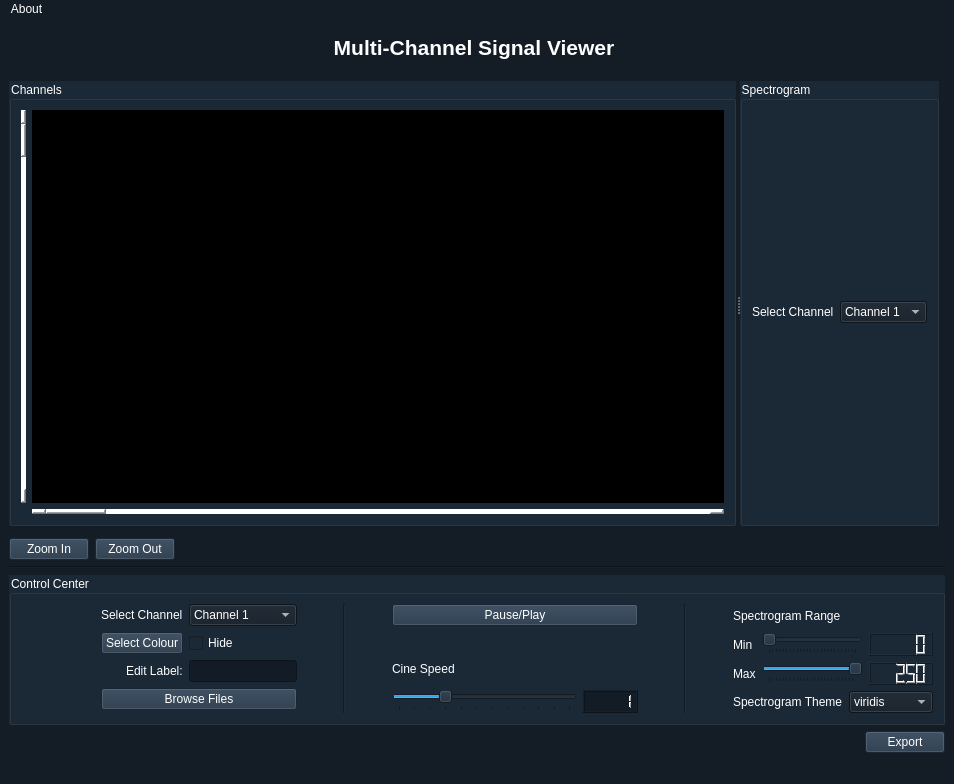
<?xml version="1.0" encoding="UTF-8"?>
<ui version="4.0">
 <class>MainWindow</class>
 <widget class="QMainWindow" name="MainWindow">
  <property name="geometry">
   <rect>
    <x>0</x>
    <y>0</y>
    <width>954</width>
    <height>784</height>
   </rect>
  </property>
  <property name="windowTitle">
   <string>MainWindow</string>
  </property>
  <property name="styleSheet">
   <string notr="true">background-color: rgb(66, 66, 66);
color: rgb(255, 255, 255);
background-color: rgb(20, 29, 38);</string>
  </property>
  <widget class="QWidget" name="centralwidget">
   <layout class="QGridLayout" name="gridLayout_7">
    <item row="0" column="0">
     <widget class="QLabel" name="label">
      <property name="minimumSize">
       <size>
        <width>0</width>
        <height>30</height>
       </size>
      </property>
      <property name="maximumSize">
       <size>
        <width>16777215</width>
        <height>19</height>
       </size>
      </property>
      <property name="text">
       <string>&lt;html&gt;&lt;head/&gt;&lt;body&gt;&lt;p align=&quot;center&quot;&gt;&lt;span style=&quot; font-size:16pt; font-weight:600; color:#ffffff;&quot;&gt;Multi-Channel Signal Viewer&lt;/span&gt;&lt;/p&gt;&lt;/body&gt;&lt;/html&gt;</string>
      </property>
      <property name="alignment">
       <set>Qt::AlignCenter</set>
      </property>
     </widget>
    </item>
    <item row="1" column="0">
     <spacer name="horizontalSpacer_4">
      <property name="orientation">
       <enum>Qt::Horizontal</enum>
      </property>
      <property name="sizeHint" stdset="0">
       <size>
        <width>743</width>
        <height>17</height>
       </size>
      </property>
     </spacer>
    </item>
    <item row="2" column="0">
     <widget class="QSplitter" name="splitter_2">
      <property name="orientation">
       <enum>Qt::Horizontal</enum>
      </property>
      <widget class="QGroupBox" name="groupBox_2">
       <property name="sizePolicy">
        <sizepolicy hsizetype="Preferred" vsizetype="Preferred">
         <horstretch>1</horstretch>
         <verstretch>0</verstretch>
        </sizepolicy>
       </property>
       <property name="minimumSize">
        <size>
         <width>500</width>
         <height>0</height>
        </size>
       </property>
       <property name="styleSheet">
        <string notr="true">background-color: rgb(89, 89, 89);
background-color: rgb(27, 40, 54);
color: rgb(255, 255, 255);</string>
       </property>
       <property name="title">
        <string>Channels</string>
       </property>
       <layout class="QGridLayout" name="gridLayout_6">
        <item row="0" column="1">
         <widget class="PlotWidget" name="Plot" native="true">
          <property name="minimumSize">
           <size>
            <width>0</width>
            <height>100</height>
           </size>
          </property>
          <property name="autoFillBackground">
           <bool>false</bool>
          </property>
          <property name="styleSheet">
           <string notr="true">background-color: rgb(0, 0, 0);</string>
          </property>
         </widget>
        </item>
        <item row="0" column="0">
         <widget class="QScrollBar" name="verticalScrollBar">
          <property name="maximumSize">
           <size>
            <width>5</width>
            <height>16777215</height>
           </size>
          </property>
          <property name="styleSheet">
           <string notr="true">background-color: rgb(255, 255, 255);</string>
          </property>
          <property name="orientation">
           <enum>Qt::Vertical</enum>
          </property>
         </widget>
        </item>
        <item row="1" column="1">
         <widget class="QScrollBar" name="horizontalScrollBar">
          <property name="maximumSize">
           <size>
            <width>16777215</width>
            <height>5</height>
           </size>
          </property>
          <property name="styleSheet">
           <string notr="true">background-color: rgb(255, 255, 255);</string>
          </property>
          <property name="orientation">
           <enum>Qt::Horizontal</enum>
          </property>
         </widget>
        </item>
       </layout>
      </widget>
      <widget class="QGroupBox" name="SpectrogramBox">
       <property name="styleSheet">
        <string notr="true">color: rgb(255, 255, 255);
background-color: rgb(27, 40, 54);</string>
       </property>
       <property name="title">
        <string>Spectrogram</string>
       </property>
       <layout class="QGridLayout" name="gridLayout_8">
        <item row="0" column="0">
         <layout class="QGridLayout" name="gridLayout_5">
          <item row="1" column="1">
           <widget class="QComboBox" name="SpectroMenu">
            <property name="styleSheet">
             <string notr="true">color: rgb(255, 255, 255);
background-color: rgb(19, 28, 38);
selection-background-color: rgb(19, 28, 38);</string>
            </property>
            <item>
             <property name="text">
              <string>Channel 1</string>
             </property>
            </item>
            <item>
             <property name="text">
              <string>Channel 2</string>
             </property>
            </item>
            <item>
             <property name="text">
              <string>Channel 3</string>
             </property>
            </item>
           </widget>
          </item>
          <item row="1" column="0" alignment="Qt::AlignRight">
           <widget class="QLabel" name="Spectro_label">
            <property name="text">
             <string>Select Channel</string>
            </property>
           </widget>
          </item>
          <item row="0" column="0" colspan="2">
           <layout class="QVBoxLayout" name="SpectrogramBox_2">
            <property name="sizeConstraint">
             <enum>QLayout::SetMinimumSize</enum>
            </property>
           </layout>
          </item>
         </layout>
        </item>
       </layout>
      </widget>
     </widget>
    </item>
    <item row="3" column="1">
     <widget class="Line" name="line_5">
      <property name="maximumSize">
       <size>
        <width>16777215</width>
        <height>0</height>
       </size>
      </property>
      <property name="orientation">
       <enum>Qt::Horizontal</enum>
      </property>
     </widget>
    </item>
    <item row="4" column="0">
     <layout class="QHBoxLayout" name="horizontalLayout_4">
      <item>
       <layout class="QHBoxLayout" name="horizontalLayout_3">
        <item>
         <widget class="QPushButton" name="ZoomIn">
          <property name="styleSheet">
           <string notr="true">color: rgb(255, 255, 255);
background-color: rgb(35, 52, 70);</string>
          </property>
          <property name="text">
           <string>Zoom In</string>
          </property>
         </widget>
        </item>
        <item>
         <widget class="QPushButton" name="ZoomOut">
          <property name="styleSheet">
           <string notr="true">color: rgb(255, 255, 255);
background-color: rgb(35, 52, 70);</string>
          </property>
          <property name="text">
           <string>Zoom Out</string>
          </property>
         </widget>
        </item>
       </layout>
      </item>
      <item>
       <spacer name="horizontalSpacer_2">
        <property name="orientation">
         <enum>Qt::Horizontal</enum>
        </property>
        <property name="sizeHint" stdset="0">
         <size>
          <width>578</width>
          <height>20</height>
         </size>
        </property>
       </spacer>
      </item>
     </layout>
    </item>
    <item row="5" column="0" colspan="2">
     <widget class="Line" name="line_3">
      <property name="orientation">
       <enum>Qt::Horizontal</enum>
      </property>
     </widget>
    </item>
    <item row="6" column="0" colspan="2">
     <widget class="QGroupBox" name="groupBox">
      <property name="maximumSize">
       <size>
        <width>16777215</width>
        <height>150</height>
       </size>
      </property>
      <property name="styleSheet">
       <string notr="true">color: rgb(255, 255, 255);
background-color: rgb(27, 40, 54);</string>
      </property>
      <property name="title">
       <string>Control Center</string>
      </property>
      <layout class="QGridLayout" name="gridLayout_3">
       <item row="0" column="0">
        <layout class="QGridLayout" name="gridLayout_4">
         <item row="0" column="10">
          <spacer name="verticalSpacer_2">
           <property name="orientation">
            <enum>Qt::Vertical</enum>
           </property>
           <property name="sizeHint" stdset="0">
            <size>
             <width>20</width>
             <height>40</height>
            </size>
           </property>
          </spacer>
         </item>
         <item row="0" column="4">
          <layout class="QGridLayout" name="gridLayout">
           <item row="0" column="1">
            <widget class="QLabel" name="Channel_label">
             <property name="text">
              <string>Select Channel</string>
             </property>
            </widget>
           </item>
           <item row="0" column="2">
            <widget class="QComboBox" name="ChannelsMenu">
             <property name="styleSheet">
              <string notr="true">background-color: rgb(19, 28, 38);
selection-background-color: rgb(19, 28, 38);</string>
             </property>
             <item>
              <property name="text">
               <string>Channel 1</string>
              </property>
             </item>
             <item>
              <property name="text">
               <string>Channel 2</string>
              </property>
             </item>
             <item>
              <property name="text">
               <string>Channel 3</string>
              </property>
             </item>
            </widget>
           </item>
           <item row="2" column="1" alignment="Qt::AlignRight">
            <widget class="QLabel" name="label_5">
             <property name="text">
              <string>Edit Label:</string>
             </property>
            </widget>
           </item>
           <item row="2" column="2">
            <widget class="QLineEdit" name="EditLabelLine">
             <property name="styleSheet">
              <string notr="true">background-color: rgb(19, 28, 38);</string>
             </property>
            </widget>
           </item>
           <item row="4" column="1" colspan="2">
            <widget class="QPushButton" name="BrowseButton">
             <property name="styleSheet">
              <string notr="true">background-color: rgb(35, 52, 70);</string>
             </property>
             <property name="text">
              <string>Browse Files</string>
             </property>
            </widget>
           </item>
           <item row="1" column="2">
            <widget class="QCheckBox" name="ShowHide">
             <property name="text">
              <string>Hide</string>
             </property>
            </widget>
           </item>
           <item row="1" column="1">
            <widget class="QPushButton" name="SignalColour">
             <property name="styleSheet">
              <string notr="true">background-color: rgb(35, 52, 70);</string>
             </property>
             <property name="text">
              <string>Select Colour</string>
             </property>
            </widget>
           </item>
          </layout>
         </item>
         <item row="0" column="6">
          <spacer name="verticalSpacer">
           <property name="orientation">
            <enum>Qt::Vertical</enum>
           </property>
           <property name="sizeHint" stdset="0">
            <size>
             <width>20</width>
             <height>40</height>
            </size>
           </property>
          </spacer>
         </item>
         <item row="0" column="8">
          <widget class="Line" name="line">
           <property name="orientation">
            <enum>Qt::Vertical</enum>
           </property>
          </widget>
         </item>
         <item row="0" column="9">
          <spacer name="verticalSpacer_6">
           <property name="orientation">
            <enum>Qt::Vertical</enum>
           </property>
           <property name="sizeHint" stdset="0">
            <size>
             <width>20</width>
             <height>40</height>
            </size>
           </property>
          </spacer>
         </item>
         <item row="0" column="0">
          <spacer name="verticalSpacer_10">
           <property name="orientation">
            <enum>Qt::Vertical</enum>
           </property>
           <property name="sizeHint" stdset="0">
            <size>
             <width>20</width>
             <height>40</height>
            </size>
           </property>
          </spacer>
         </item>
         <item row="0" column="1">
          <spacer name="verticalSpacer_11">
           <property name="orientation">
            <enum>Qt::Vertical</enum>
           </property>
           <property name="sizeHint" stdset="0">
            <size>
             <width>20</width>
             <height>40</height>
            </size>
           </property>
          </spacer>
         </item>
         <item row="0" column="2">
          <spacer name="verticalSpacer_15">
           <property name="orientation">
            <enum>Qt::Vertical</enum>
           </property>
           <property name="sizeHint" stdset="0">
            <size>
             <width>20</width>
             <height>40</height>
            </size>
           </property>
          </spacer>
         </item>
         <item row="0" column="7">
          <spacer name="verticalSpacer_5">
           <property name="orientation">
            <enum>Qt::Vertical</enum>
           </property>
           <property name="sizeHint" stdset="0">
            <size>
             <width>20</width>
             <height>40</height>
            </size>
           </property>
          </spacer>
         </item>
         <item row="0" column="3">
          <spacer name="verticalSpacer_16">
           <property name="orientation">
            <enum>Qt::Vertical</enum>
           </property>
           <property name="sizeHint" stdset="0">
            <size>
             <width>20</width>
             <height>40</height>
            </size>
           </property>
          </spacer>
         </item>
        </layout>
       </item>
       <item row="0" column="1">
        <layout class="QHBoxLayout" name="horizontalLayout">
         <item>
          <layout class="QGridLayout" name="gridLayout_2">
           <item row="0" column="0" colspan="2">
            <widget class="QPushButton" name="PausePlayBtn">
             <property name="styleSheet">
              <string notr="true">background-color: rgb(35, 52, 70);</string>
             </property>
             <property name="text">
              <string>Pause/Play</string>
             </property>
            </widget>
           </item>
           <item row="2" column="0">
            <widget class="QLabel" name="Speed_label">
             <property name="text">
              <string>Cine Speed</string>
             </property>
            </widget>
           </item>
           <item row="3" column="0">
            <widget class="QSlider" name="SpeedSlider">
             <property name="styleSheet">
              <string notr="true"/>
             </property>
             <property name="minimum">
              <number>25</number>
             </property>
             <property name="maximum">
              <number>300</number>
             </property>
             <property name="singleStep">
              <number>25</number>
             </property>
             <property name="pageStep">
              <number>25</number>
             </property>
             <property name="sliderPosition">
              <number>100</number>
             </property>
             <property name="orientation">
              <enum>Qt::Horizontal</enum>
             </property>
             <property name="tickPosition">
              <enum>QSlider::TicksBelow</enum>
             </property>
            </widget>
           </item>
           <item row="3" column="1">
            <widget class="QLCDNumber" name="SpeedLCD">
             <property name="styleSheet">
              <string notr="true">background-color: rgb(19, 28, 38);</string>
             </property>
             <property name="smallDecimalPoint">
              <bool>true</bool>
             </property>
             <property name="value" stdset="0">
              <double>1.000000000000000</double>
             </property>
             <property name="intValue" stdset="0">
              <number>1</number>
             </property>
            </widget>
           </item>
           <item row="1" column="0">
            <spacer name="horizontalSpacer">
             <property name="orientation">
              <enum>Qt::Horizontal</enum>
             </property>
             <property name="sizeHint" stdset="0">
              <size>
               <width>185</width>
               <height>21</height>
              </size>
             </property>
            </spacer>
           </item>
          </layout>
         </item>
         <item>
          <spacer name="verticalSpacer_3">
           <property name="orientation">
            <enum>Qt::Vertical</enum>
           </property>
           <property name="sizeHint" stdset="0">
            <size>
             <width>20</width>
             <height>40</height>
            </size>
           </property>
          </spacer>
         </item>
         <item>
          <spacer name="verticalSpacer_7">
           <property name="orientation">
            <enum>Qt::Vertical</enum>
           </property>
           <property name="sizeHint" stdset="0">
            <size>
             <width>20</width>
             <height>40</height>
            </size>
           </property>
          </spacer>
         </item>
         <item>
          <widget class="Line" name="line_2">
           <property name="orientation">
            <enum>Qt::Vertical</enum>
           </property>
          </widget>
         </item>
         <item>
          <spacer name="verticalSpacer_8">
           <property name="orientation">
            <enum>Qt::Vertical</enum>
           </property>
           <property name="sizeHint" stdset="0">
            <size>
             <width>20</width>
             <height>40</height>
            </size>
           </property>
          </spacer>
         </item>
         <item>
          <spacer name="verticalSpacer_4">
           <property name="orientation">
            <enum>Qt::Vertical</enum>
           </property>
           <property name="sizeHint" stdset="0">
            <size>
             <width>20</width>
             <height>40</height>
            </size>
           </property>
          </spacer>
         </item>
        </layout>
       </item>
       <item row="0" column="2">
        <layout class="QVBoxLayout" name="verticalLayout_3">
         <item>
          <widget class="QLabel" name="label_4">
           <property name="text">
            <string>Spectrogram Range</string>
           </property>
          </widget>
         </item>
         <item>
          <layout class="QHBoxLayout" name="horizontalLayout_7">
           <item>
            <layout class="QVBoxLayout" name="verticalLayout_2">
             <item>
              <widget class="QLabel" name="label_2">
               <property name="text">
                <string>Min</string>
               </property>
              </widget>
             </item>
             <item>
              <widget class="QLabel" name="label_3">
               <property name="text">
                <string>Max</string>
               </property>
              </widget>
             </item>
            </layout>
           </item>
           <item>
            <layout class="QVBoxLayout" name="verticalLayout">
             <item>
              <layout class="QHBoxLayout" name="horizontalLayout_2">
               <item>
                <widget class="QSlider" name="MinRangeSlider">
                 <property name="maximum">
                  <number>250</number>
                 </property>
                 <property name="tracking">
                  <bool>true</bool>
                 </property>
                 <property name="orientation">
                  <enum>Qt::Horizontal</enum>
                 </property>
                 <property name="tickPosition">
                  <enum>QSlider::TicksBelow</enum>
                 </property>
                 <property name="tickInterval">
                  <number>0</number>
                 </property>
                </widget>
               </item>
               <item>
                <widget class="QLCDNumber" name="MinLCD"/>
               </item>
              </layout>
             </item>
             <item>
              <layout class="QHBoxLayout" name="horizontalLayout_6">
               <item>
                <widget class="QSlider" name="MaxRangeSlider">
                 <property name="minimum">
                  <number>2</number>
                 </property>
                 <property name="maximum">
                  <number>250</number>
                 </property>
                 <property name="sliderPosition">
                  <number>250</number>
                 </property>
                 <property name="tracking">
                  <bool>true</bool>
                 </property>
                 <property name="orientation">
                  <enum>Qt::Horizontal</enum>
                 </property>
                 <property name="tickPosition">
                  <enum>QSlider::TicksBelow</enum>
                 </property>
                 <property name="tickInterval">
                  <number>0</number>
                 </property>
                </widget>
               </item>
               <item>
                <widget class="QLCDNumber" name="MaxLCD">
                 <property name="autoFillBackground">
                  <bool>false</bool>
                 </property>
                 <property name="smallDecimalPoint">
                  <bool>false</bool>
                 </property>
                 <property name="intValue" stdset="0">
                  <number>250</number>
                 </property>
                </widget>
               </item>
              </layout>
             </item>
            </layout>
           </item>
          </layout>
         </item>
         <item>
          <layout class="QHBoxLayout" name="horizontalLayout_5">
           <item alignment="Qt::AlignRight">
            <widget class="QLabel" name="label_6">
             <property name="text">
              <string>Spectrogram Theme</string>
             </property>
            </widget>
           </item>
           <item>
            <widget class="QComboBox" name="ThemesMenu">
             <property name="styleSheet">
              <string notr="true">background-color: rgb(19, 28, 38);
selection-background-color: rgb(19, 28, 38);</string>
             </property>
             <item>
              <property name="text">
               <string>viridis</string>
              </property>
             </item>
             <item>
              <property name="text">
               <string>plasma</string>
              </property>
             </item>
             <item>
              <property name="text">
               <string>inferno</string>
              </property>
             </item>
             <item>
              <property name="text">
               <string>jet</string>
              </property>
             </item>
             <item>
              <property name="text">
               <string>cividis</string>
              </property>
             </item>
            </widget>
           </item>
          </layout>
         </item>
        </layout>
       </item>
      </layout>
     </widget>
    </item>
    <item row="7" column="0" colspan="2">
     <layout class="QHBoxLayout" name="horizontalLayout_8">
      <item>
       <spacer name="horizontalSpacer_3">
        <property name="orientation">
         <enum>Qt::Horizontal</enum>
        </property>
        <property name="sizeHint" stdset="0">
         <size>
          <width>798</width>
          <height>20</height>
         </size>
        </property>
       </spacer>
      </item>
      <item>
       <widget class="QPushButton" name="ExportBtn">
        <property name="styleSheet">
         <string notr="true">color: rgb(255, 255, 255);
background-color: rgb(35, 52, 70);</string>
        </property>
        <property name="text">
         <string>Export</string>
        </property>
       </widget>
      </item>
     </layout>
    </item>
   </layout>
  </widget>
  <widget class="QMenuBar" name="menubar">
   <property name="geometry">
    <rect>
     <x>0</x>
     <y>0</y>
     <width>954</width>
     <height>21</height>
    </rect>
   </property>
   <widget class="QMenu" name="menuDSP">
    <property name="title">
     <string>About</string>
    </property>
    <widget class="QMenu" name="menuTeam_Members">
     <property name="title">
      <string>Team Members</string>
     </property>
     <addaction name="actionMohamed_Nasser"/>
     <addaction name="actionZeyad_Mansour"/>
     <addaction name="actionAbdullah_Saeed"/>
     <addaction name="actionMariam_Hanafy"/>
    </widget>
    <addaction name="menuTeam_Members"/>
   </widget>
   <addaction name="menuDSP"/>
  </widget>
  <widget class="QStatusBar" name="statusbar"/>
  <action name="actionMohamed_Nasser">
   <property name="text">
    <string>Mohamed Nasser</string>
   </property>
  </action>
  <action name="actionZeyad_Mansour">
   <property name="text">
    <string>Zeyad Mansour</string>
   </property>
  </action>
  <action name="actionAbdullah_Saeed">
   <property name="text">
    <string>Abdullah Saeed</string>
   </property>
  </action>
  <action name="actionMariam_Hanafy">
   <property name="text">
    <string>Mariam Hanafy</string>
   </property>
  </action>
 </widget>
 <customwidgets>
  <customwidget>
   <class>PlotWidget</class>
   <extends>QWidget</extends>
   <header>pyqtgraph</header>
   <container>1</container>
  </customwidget>
 </customwidgets>
 <resources/>
 <connections/>
</ui>
